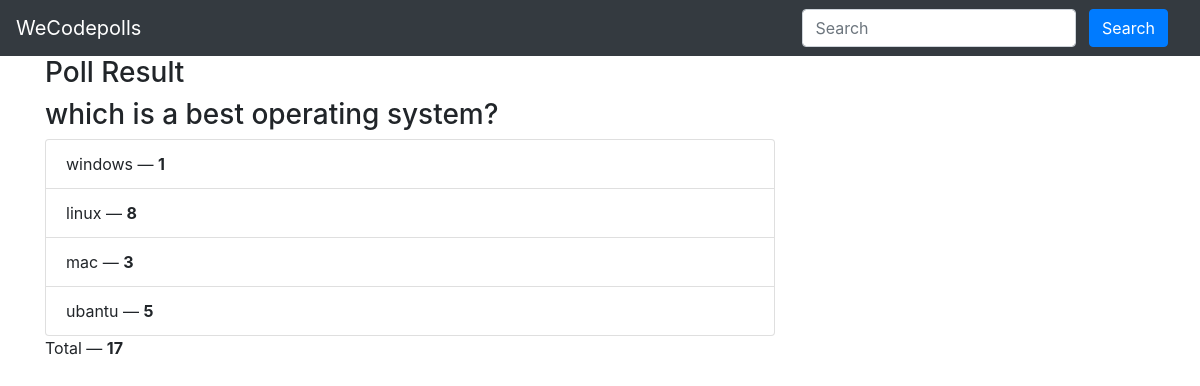
Page /results/9/ on the committed database.
### polls/models.py (models this page shows, shortened)
class Pollsquestions(models.Model):
    category=models.CharField(max_length=50)
    question=models.CharField(max_length=100)
    option_1=models.CharField(max_length=50,)
    option_2=models.CharField(max_length=50,)
    option_3=models.CharField(max_length=50,)
    option_4=models.CharField(max_length=50,)
    count_opt_1=models.IntegerField(default=0)
    count_opt_2=models.IntegerField(default=0)
    count_opt_3=models.IntegerField(default=0)
    count_opt_4=models.IntegerField(default=0)
    created_by=models.ForeignKey(User,  on_delete=models.CASCADE)
    pub_date = models.DateTimeField(default=timezone.now)
    def total(self):
        return self.count_opt_1+self.count_opt_2+self.count_opt_3 +self.count_opt_4

### polls/views.py (the view)
# urls.py: path('results/<poll_id>/', views.results, name='results'),
def results(request, poll_id):
    poll = Pollsquestions.objects.get(pk=poll_id)
    context = {
        'poll' : poll
    }
    return render(request, 'result.html', context)

### templates/result.html (shortened to what this page needs)
{% extends 'base.html' %}
{%block body%}
<div class='container'>
<div class="row">
    <div class="col-lg-8 col-lg-offset-2">
        <div class="panel panel-default">
            <div class="panel-heading">
                <h3 class="panel-title">Poll Result</h3>
            </div>
            <div class="panel-body">
                <h3>{{ poll.question }}</h3>
            </div>
            <ul class="list-group">
                <li class="list-group-item">{{ poll.option_1 }} &mdash; <strong>{{ poll.count_opt_1 }}</strong></li>
                <li class="list-group-item">{{ poll.option_2}} &mdash; <strong>{{ poll.count_opt_2 }}</strong></li>
                <li class="list-group-item">{{ poll.option_3}} &mdash; <strong>{{ poll.count_opt_3 }}</strong></li>
                <li class="list-group-item">{{ poll.option_4}} &mdash; <strong>{{ poll.count_opt_4 }}</strong></li>
            </ul>
            <div class="panel-footer">
                Total &mdash; <strong>{{ poll.total }}</strong>
            </div>
        </div>
    </div>
</div>
</div>
{%endblock%}

### templates/base.html (shortened to what this page needs)
<!doctype html>
<html lang="en">
  <head>
  <link rel="stylesheet" href="https://stackpath.bootstrapcdn.com/bootstrap/4.5.2/css/bootstrap.min.css">
  <link rel="stylesheet" href="https://use.fontawesome.com/releases/v5.6.3/css/all.css"
>
  </head>
  <body>
    <nav class="navbar navbar-expand-lg navbar-dark bg-dark">
        <a class="navbar-brand" href="/">WeCodepolls</a>
          <div class="ml-auto form-inline ">
          <form method="get" action="/search"class="my-2 my-lg-0 mx-3">
            <input class="form-control mr-sm-2" type="search" placeholder="Search" aria-label="Search" name="query" id="query">
            <button class="btn btn-primary my-2 my-sm-0 " type="submit">Search</button>
          </form>
        </div>
      </nav>
      {% block body %}  {% endblock body %}
  </body>
</html>

### rows in the picture
Pollsquestions: question "which is a best operating system?", option_1 "windows", count_opt_1 "1", option_2 "linux", count_opt_2 "8", option_3 "mac", count_opt_3 "3", option_4 "ubantu", count_opt_4 "5", total "17"
